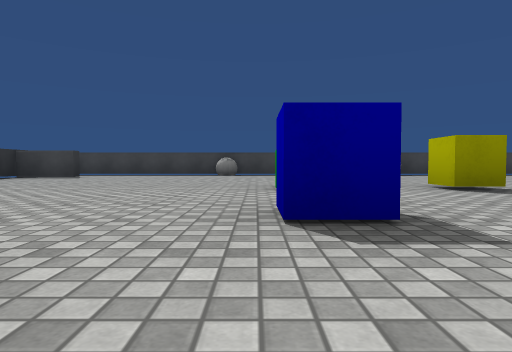
[1] (above)

12 first-person views from a walk through a Unity game level. The camera is 0.51 m above the floor, tilts 2° down and sees 75° across. The floor is counted in squares, 2 m on a side. Each view is taken from the middle of a square. On the plan, view 1 faces up. The plan holds only what a view shows up to about 9 squares ahead; the rest is blank. The place goes on beyond the plan. The player character is not drawn. Surface patterns are stand-ins for the level's own textures.

[2]
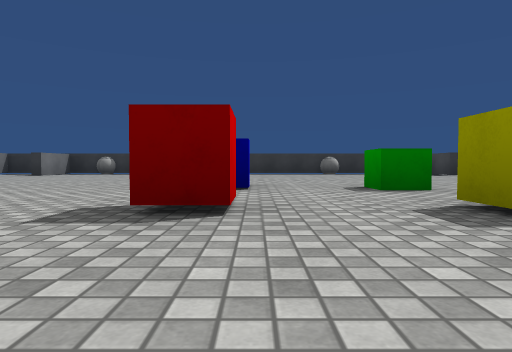

[3]
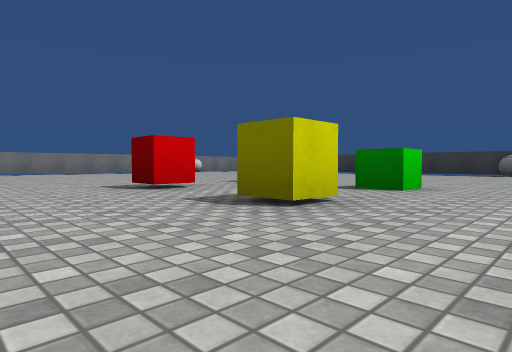

[4]
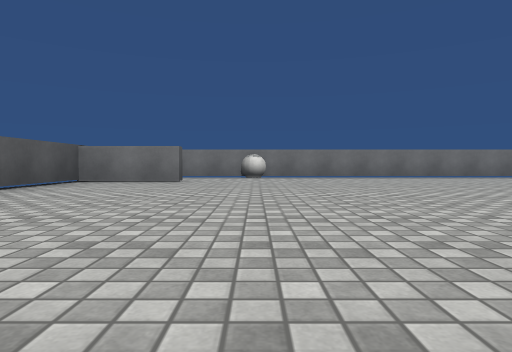

[5]
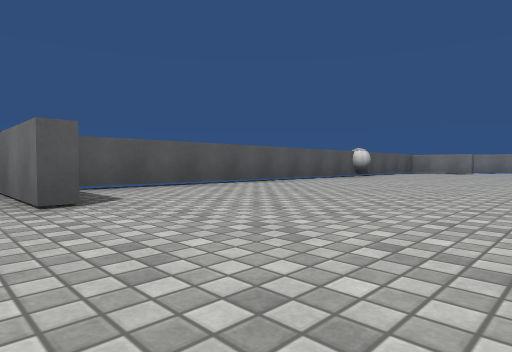

[6]
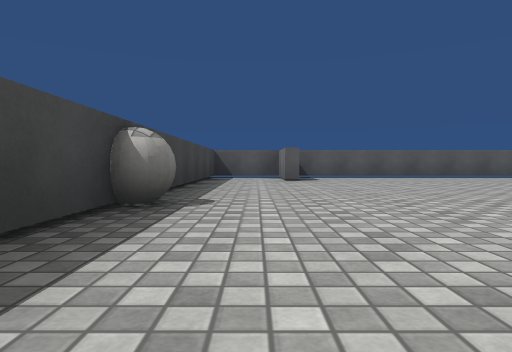

[7]
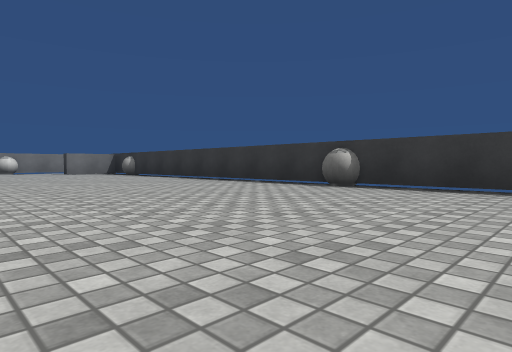

[8]
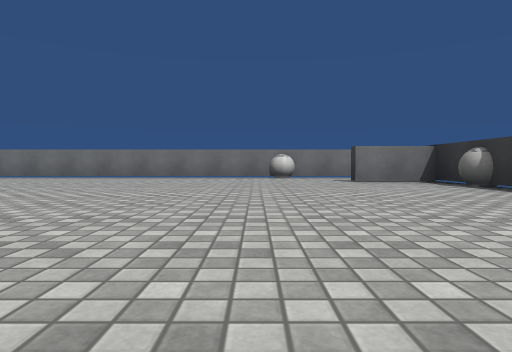

[9]
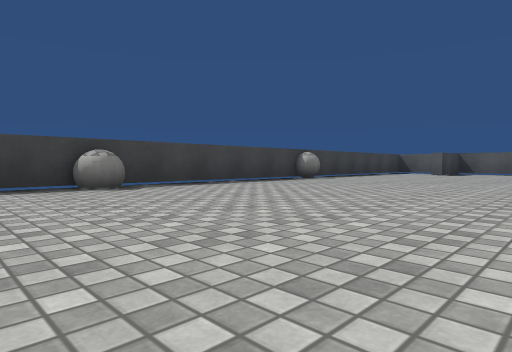

[10]
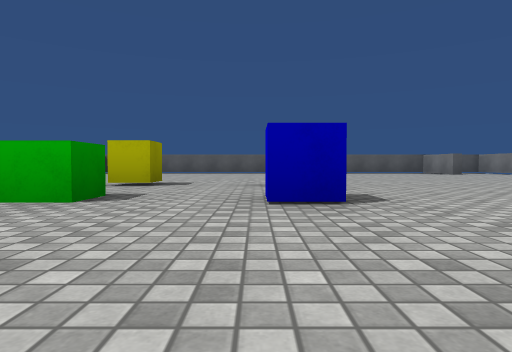

[11]
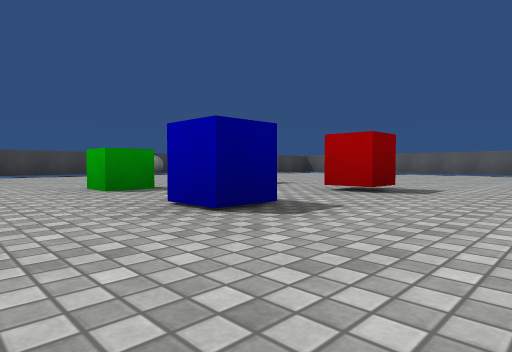

[12]
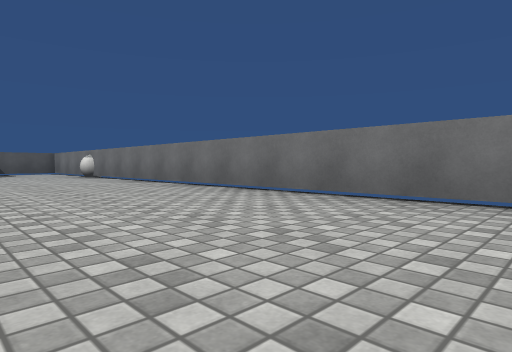

### Floor plan
Points are (right, up) in squares from view 1. A wall is a line through its corners. A room is listed if a view was taken in it or the views show most of it. See-through windows are left out.
Room 1 (views 1, 2, 3, 4, 5, 6, 7, 8, 9, 10, 11, 12)
walls: (6, -2.8) (7.5, -2.8); (-4.5, -2.8) (-3.4, -2.8); (-3.4, 6.3) (-4.5, 6.3); (-4.6, 5.5) (-4.6, -2.5); (-4.6, -3.8) (-4.6, -4.4) (6.5, -4.4); (7.5, -2.5) (7.5, 6.3) (6.1, 6.3); (6.1, 6.5) (7.5, 6.5) (7.5, 7.8) (-4.1, 7.8)
ways out: opening at (-4, 7); opening at (7, -4); opening at (7, 7)
objects: ball (-5, -2); ball (-4, 4); ball (-2, -4); ball (-1, 8); blue cube (0, 2); green cube (0, 3); red cube (2, 1); yellow cube (2, 3); ball (3, 8); ball (5, -4); ball (7, 0)

Where each view was taken, in squares from view 1:
view 1: 0 up, 0 right, facing up
view 2: 2 up, 4 right, facing left
view 3: 5 up, 4 right, facing down-left
view 4: 2 up, 5 right, facing down
view 5: 7 up, 4 right, facing down-right
view 6: 7 up, 1 right, facing right
view 7: 6 up, 1 left, facing down-left
view 8: 2 up, 2 left, facing down
view 9: 4 up, 2 left, facing up-right
view 10: 2 up, 2 left, facing right
view 11: 0 up, 1 left, facing up-right
view 12: 2 down, 2 left, facing down-right
